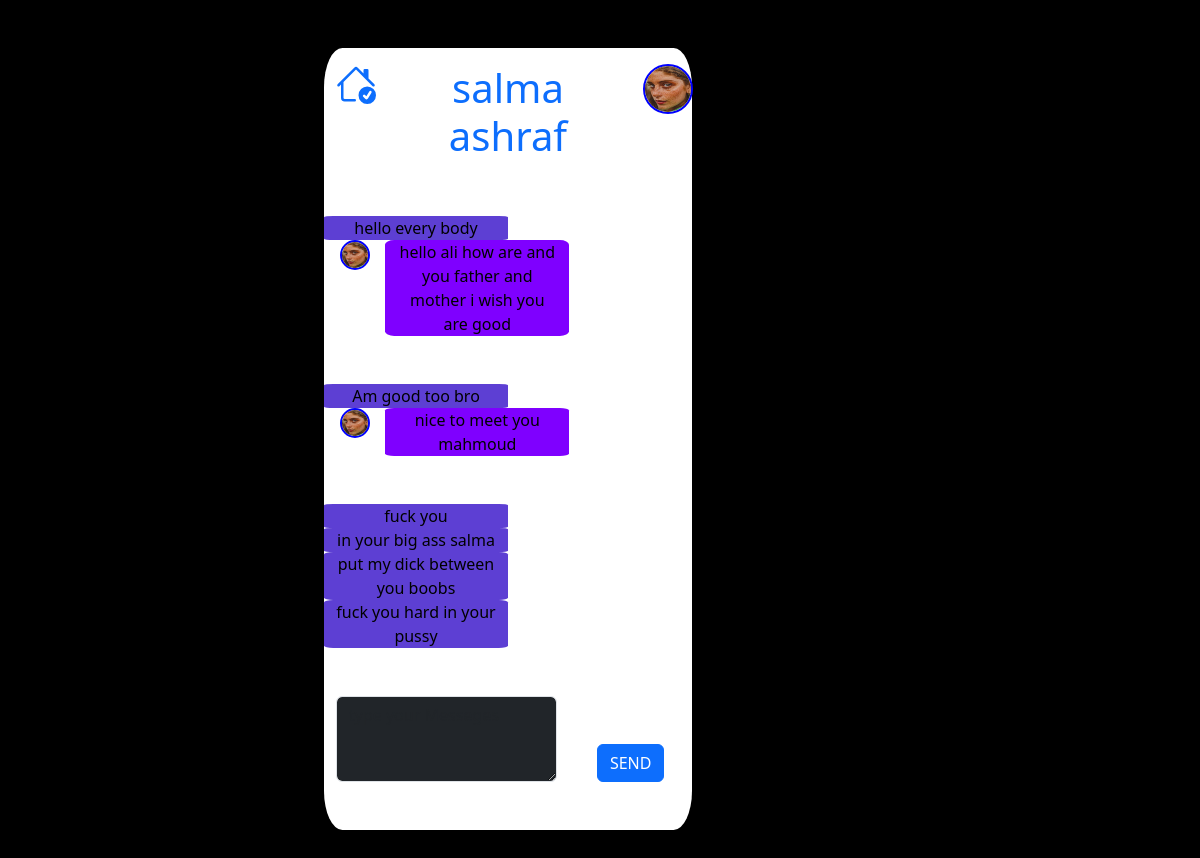
The page /detail/2 (signed in) on the database as committed earlier.
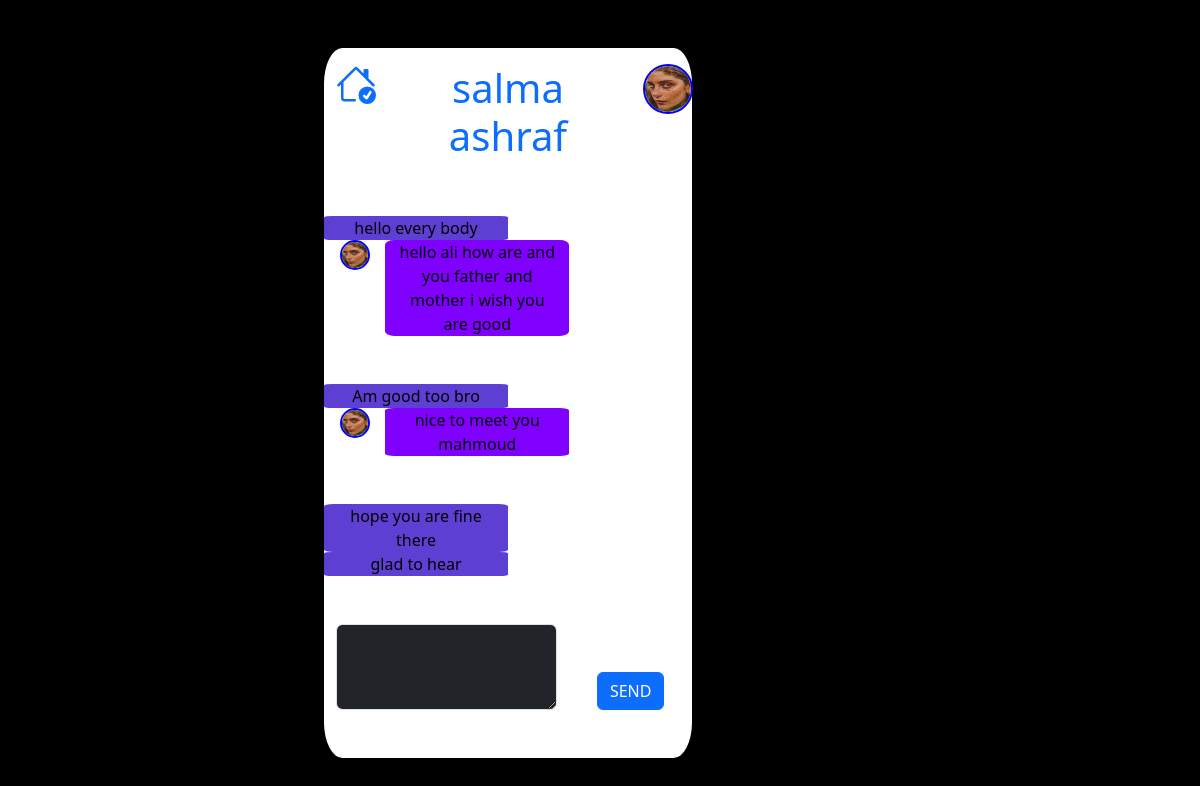
The same page on the database as committed later.
### chattapp/models.py (models this page shows, shortened)
class Friend(models.Model):
    profile = models.OneToOneField(Profile, on_delete=models.CASCADE)
    class Meta:
        verbose_name = "friend"
        verbose_name_plural = "friends"

class Profile(models.Model):
    user = models.OneToOneField(User, on_delete=models.CASCADE)
    name = models.CharField(max_length=100)
    profileimg = models.ImageField(
        upload_to='profile', default='noprofile.png')
    friends = models.ManyToManyField('Friend', related_name="my_friends")
    class Meta:
        verbose_name = 'Profile'
        verbose_name_plural = 'Profiles'

class ChattMessage(models.Model):
    body = models.TextField(max_length=100)
    sender = models.ForeignKey(
        Profile, on_delete=models.CASCADE, related_name='sender')
    reciver = models.ForeignKey(
        Profile, on_delete=models.CASCADE, related_name='reciver')
    seen = models.BooleanField(default=False)
    class Meta:
        verbose_name = ("ChattMessage")
        verbose_name_plural = ("ChattMessages")
    def __str__(self):
        return self.body

### chattapp/views.py (the view, shortened to what this page needs)
# urls.py: path('detail/<str:pk>', views.detail, name='detail'),
def detail(request, pk):
    friend = Friend.objects.get(profile_id=pk)
    user = request.user.profile
    profile = Profile.objects.get(id=friend.profile.id)
    form = forms.ChattMessageForm()
    chatts = ChattMessage.objects.all()
    return render(request, 'detail.html', {"friend": friend, 'form': form, 'user': user, 'profile': profile, 'chatts': chatts})

### chattapp/forms.py
class ChattMessageForm(forms.ModelForm):
    body = forms.CharField(widget=forms.Textarea(attrs={
                           'class': 'form-control bg-dark', 'rows': 3, "placeholder": "type your Messeges"}))
    class Meta:
        model = ChattMessage
        fields = ['body']

### templates/detail.html (shortened to what this page needs)
<!doctype html>
{% load static %}
<html lang="en" data-bs-theme="auto">
  <head><script src="{% static 'assets/js/color-modes.js' %}"></script>
    <link rel="stylesheet" href="https://cdn.jsdelivr.net/npm/@docsearch/css@3">
<link href="{% static 'assets/dist/css/bootstrap.min.css' %}" rel="stylesheet">
  </head>
  <body >
   <div class="m-5">
    <div class="container text-center">
        <div class="row ">
            <div class="col-md-4 offset-md-3 "  style="border-radius: 5%; background-color:#fff;">
                <div class="row align-items-start mt-3 mb-5">
                    <div class="col-md-2">
                      <a href="/">
                        </a>
                    </div>
                    <div class="col-md-8 ">
                     <h1><a href="#">{{friend.profile.name}}</a></h1>
                    </div>
                    <div class="col-md-2">
                      <a href="{{friend.profile.profileimg.url}}">
                        <img src="{{friend.profile.profileimg.url}}" height="50" width="50"
                      style="border-radius: 50%; border:2px solid blue;"
                      />
                      </a>
                    </div>
                  </div>
                  {% for chatt in chatts  %}
                  {% if chatt.sender == user and  chatt.reciver == profile %}
                  <div class="row " >
                    <div class="col-md-6 align-self-start  text-black "  style="border-radius: 5%; background-color:#5D3FD3;">
                      {{chatt}}
                      <br>
                   </div>
                  </div>
                  {% elif chatt.sender == profile and chatt.reciver == user %}
                    <div class="row mb-5" >
                      <div class="col-md-2">
                        <img src="{{friend.profile.profileimg.url}}" height="30" width="30"
                      style="border-radius: 50%; border:2px solid blue;"
                      />
                    </div>
                    <div class="col-md-6 align-self-ceneter  text-black" style="border-radius: 5%; background-color:#7F00FF;">
                      {{chatt}}
                      <br>
                      </div>
                    </div>
                      {% endif %}
                      {% endfor %}
                            <form class="row mt-5  mb-5 align-items-end" method='POST' action=''>
                                <div class="col-md-8">
                                  {{form.body}}
                                </div>
                                <div class="col-md-4">
                                  <button type="submit" class="btn btn-primary ">SEND</button>
                                </div>
                            </form>
            </div>
          </div>
        </div>
    </div>
    </body>
</html>

### templates/detail.html (style rules this page uses)
body { background-color:#000; }
a { text-decoration: none; color:#blue; }

Rows that differ between the two databases and show on the page:
removed ChattMessage: body "fuck you"
removed ChattMessage: body "in your big ass salma"
removed ChattMessage: body "put my dick between you boobs"
removed ChattMessage: body "fuck you hard in your pussy"
added ChattMessage: body "hope you are fine there"
added ChattMessage: body "glad to hear"
